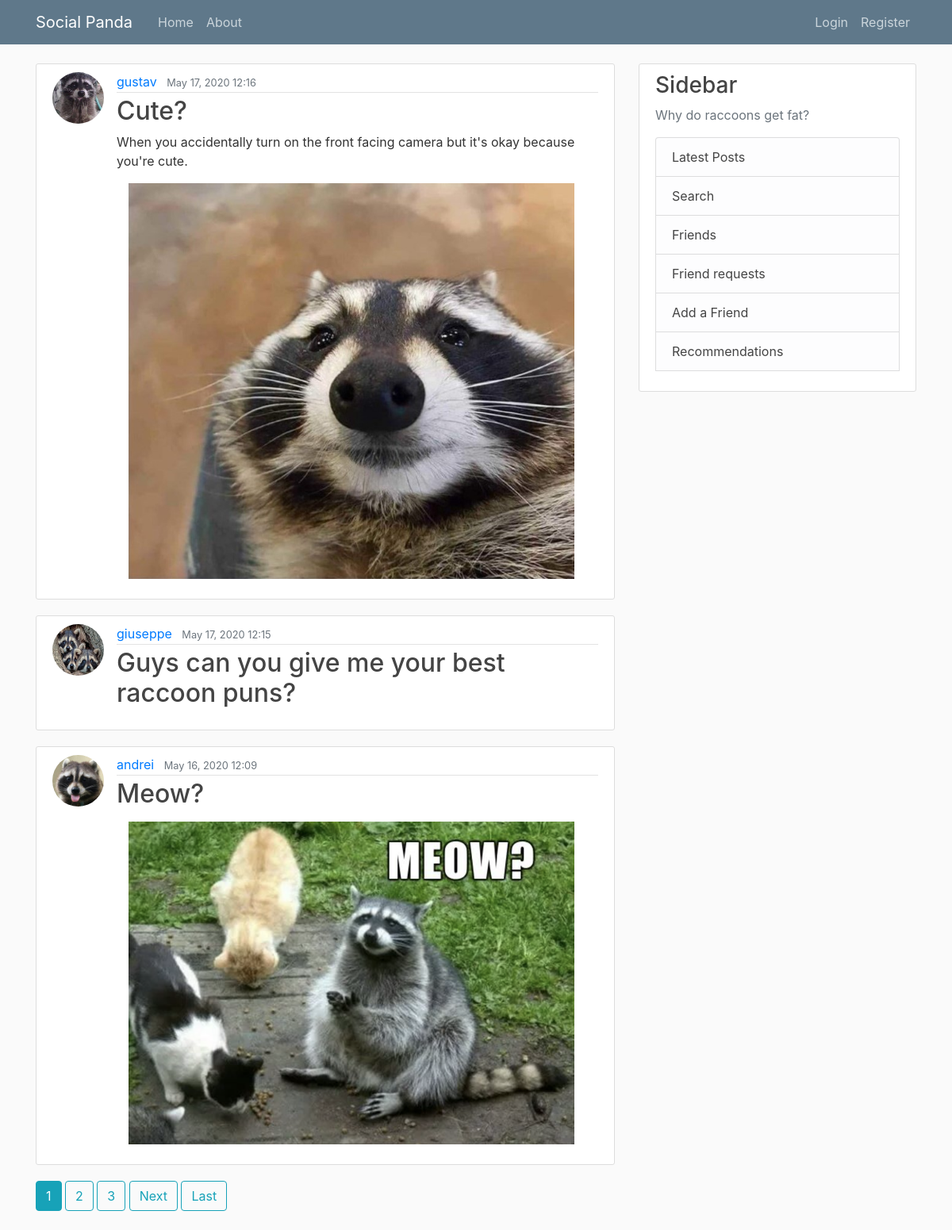
The page / on the database its author committed.
### blog/models.py (models this page shows, shortened)
class Post(models.Model):
    title = models.CharField(max_length=100)
    content = models.TextField(blank=True, null=True)  # unrestriced text
    date_posted = models.DateTimeField(default=timezone.now)
    author = models.ForeignKey(User, on_delete=models.CASCADE)
    image = models.ImageField(blank=True, null=True, upload_to="post_pics")

### users/models.py (models this page shows, shortened)
class Profile(models.Model):
    user = models.OneToOneField(User, on_delete=models.CASCADE)
    image = models.ImageField(default="default.jpg", upload_to="profile_pics")

### blog/views.py (the view)
# urls.py: path("", PostListView.as_view(), name="blog-home"),
class PostListView(ListView):
    model = Post
    template_name = "blog/home.html"  # <app>/<model>_<viewtype>.html
    context_object_name = "posts"
    ordering = ["-date_posted"]
    paginate_by = 3  # this adds first pagination functionality
    def get_queryset(self):
        if self.request.user.is_authenticated:
            return (
                Post.objects.all().annotate(
                    like_count=Count("likes", distinct=True),
                    comments_count=Count("comment", distinct=True),
                    liked=Count("likes", filter=Q(likes__user=self.request.user), distinct=True)
                ).order_by("-date_posted")
            )
        else:
            return Post.objects.all().annotate(like_count=Count("likes")).order_by("-date_posted")

### blog/context_processors.py (called while the page is built)
def friend_requests(request):
    user = request.user
    friend_request_count = FriendRequest.objects.filter(receiver_id=user.id).count()
    friend_count = Friend.objects.filter(current_user_id=user.id).count()
    shared_posts_count = SharedPost.objects.filter(post_receiver_id=user.id).count()
    return {
        "friend_request_count": friend_request_count,
        "friends_count": friend_count,
        "shared_posts_count": shared_posts_count,
    }

### blog/templates/blog/home.html (shortened to what this page needs)
{% extends 'blog/base.html'%}
{% block content %}
{% for post in posts %}
<article class="media content-section">
    <img class="rounded-circle article-img" src="{{ post.author.profile.image.url }}">
    <div class="media-body">
        <div class="article-metadata">
            <a class="mr-2" href="{% url 'user-posts' post.author.username %}">{{ post.author }}</a>
            <small class="text-muted">{{ post.date_posted|date:"F d, Y f" }}</small>
        </div>
        <h2><a class="article-title" href="{% url 'post-detail' post.id %}">{{ post.title }}</a></h2>
        <p class="article-content">{{ post.content }}</p>
        {% if post.image %}
        <a href="{% url 'post-detail' post.id %}"><img class="post-img" src="{{ post.image.url }}"></a>
        {% endif %}
    </div>
</article>
{% endfor %}
{% if is_paginated %}
{% for num in page_obj.paginator.page_range %}
{% if page_obj.number == num %}
<a class="btn btn-info mb-4" href="?page={{ num }}">{{ num }}</a>
{% elif num > page_obj.number|add:'-3' and num < page_obj.number|add:'3' %}
<a class="btn btn-outline-info mb-4" href="?page={{ num }}">{{ num }}</a>
{% endif%}
{% endfor %}
{% if page_obj.has_next %}
<a class="btn btn-outline-info mb-4" href="?page={{ page_obj.next_page_number}}">Next</a>
<a class="btn btn-outline-info mb-4" href="?page={{ page_obj.paginator.num_pages }}">Last</a>
{% endif %}
{% endif %}
{% endblock content %}

### blog/static/blog/main.css (style rules this page uses)
body { background: #fafafa; color: #333333; margin-top: 5rem; }
h1, h2, h3, h4, h5, h6 { color: #444444; }
.content-section { background: #ffffff; padding: 10px 20px; border: 1px solid #dddddd; border-radius: 3px; margin-bottom: 20px; }
.article-title { color: #444444; }
.article-content { white-space: pre-line; }
.article-img { height: 65px; width: 65px; margin-right: 16px; }
.post-img { padding-bottom: 15px; padding-right: 15px; display: block; margin-left: auto; margin-right: auto; width: 95%; }
.article-metadata { padding-bottom: 1px; margin-bottom: 4px; border-bottom: 1px solid #e3e3e3 }

### rows shown on the page
Post: author.profile.image (picture), author "gustav", date_posted "May 17, 2020 12:16", title "Cute?", content "When you accidentally turn on the front facing camera but it's okay because you're cute.", image (picture)
Post: author.profile.image (picture), author "giuseppe", date_posted "May 17, 2020 12:15", title "Guys can you give me your best raccoon puns?"
Post: author.profile.image (picture), author "andrei", date_posted "May 16, 2020 12:09", title "Meow?", image (picture)

### other values the page prints
{{ num }} "1"
{{ num }} "2" "3"
